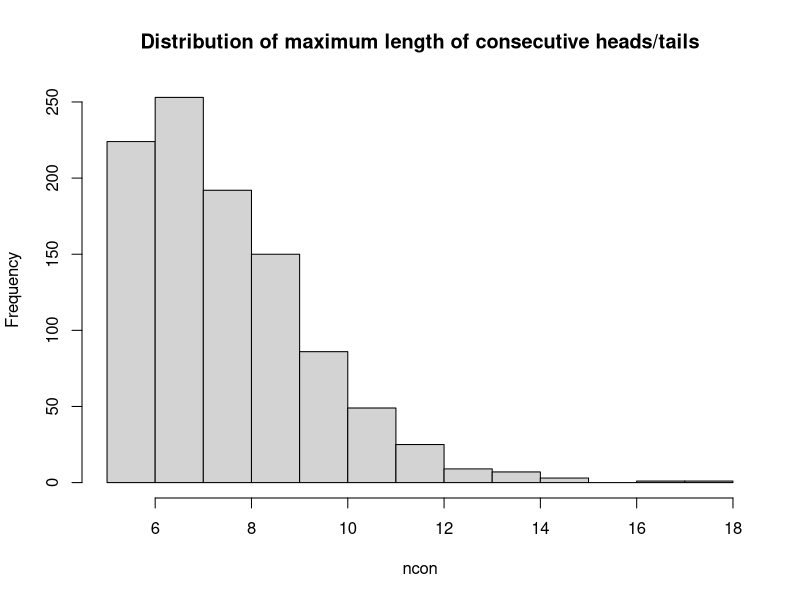

Source code (R):
## ---- chunk 1
seq1 <- c('T', 'H', 'H', 'H', 'H', 'T', 'T', 'T', 'T', 'H', 'H', 'H', 'H', 'T', 'H', 'H', 'H', 'H', 'H', 'H',
          'H', 'H', 'T', 'T', 'T', 'H', 'H', 'T', 'T', 'H', 'H', 'H', 'H', 'H', 'T', 'T', 'T', 'T', 'T', 'T', 
          'H', 'H', 'T', 'H', 'H', 'T', 'H', 'H', 'H', 'T', 'T', 'T', 'H', 'T', 'T', 'H', 'H', 'H', 'H', 'T',
          'H', 'T', 'T', 'T', 'H', 'T', 'T', 'T', 'H', 'H', 'T', 'T', 'T', 'T', 'H', 'H', 'H', 'H', 'H', 'H', 
          'T', 'T', 'T', 'H', 'H', 'T', 'T', 'H', 'H', 'H', 'T', 'H', 'H', 'H', 'H', 'H', 'T', 'T', 'T', 'T', 
          'T', 'H', 'T', 'T', 'T', 'H', 'H', 'T', 'T', 'H', 'T', 'T', 'H', 'H', 'T', 'T', 'T', 'H', 'H', 'T', 
          'T', 'T', 'H', 'H', 'T', 'H', 'H', 'T', 'H', 'H', 'T', 'T', 'T', 'T', 'T', 'H', 'H', 'T', 'H', 'H', 
          'H', 'H', 'H', 'H', 'T', 'H', 'T', 'H', 'T', 'T', 'H', 'T', 'H', 'T', 'T', 'H', 'H', 'H', 'T', 'T',
          'H', 'H', 'T', 'H', 'T', 'H', 'H', 'H', 'H', 'H', 'H', 'H', 'H', 'T', 'T', 'H', 'T', 'T', 'H', 'H', 
          'H', 'T', 'H', 'H', 'T', 'T', 'H', 'T', 'T', 'T', 'T', 'T', 'T', 'H', 'H', 'H', 'T', 'H', 'H', 'H')
seq2 <- c('T', 'H', 'T', 'H', 'T', 'T', 'T', 'H', 'T', 'T', 'T', 'T', 'T', 'H', 'T', 'H', 'T', 'T', 'T', 'H', 
          'T', 'T', 'H', 'H', 'H', 'T', 'H', 'H', 'T', 'H', 'T', 'H', 'T', 'H', 'T', 'T', 'T', 'T', 'H', 'H', 
          'T', 'T', 'H', 'H', 'T', 'T', 'H', 'H', 'H', 'T', 'H', 'H', 'H', 'T', 'T', 'H', 'H', 'H', 'T', 'T',
          'T', 'H', 'H', 'H', 'T', 'H', 'H', 'H', 'H', 'T', 'T', 'T', 'H', 'T', 'H', 'T', 'H', 'H', 'H', 'H',
          'T', 'H', 'T', 'T', 'T', 'H', 'H', 'H', 'T', 'H', 'H', 'T', 'H', 'T', 'T', 'T', 'H', 'H', 'T', 'H',
          'H', 'H', 'T', 'H', 'H', 'H', 'H', 'T', 'T', 'H', 'T', 'H', 'H', 'T', 'H', 'H', 'H', 'T', 'T', 'T',
          'H', 'T', 'H', 'H', 'H', 'T', 'H', 'H', 'T', 'T', 'T', 'H', 'H', 'H', 'T', 'T', 'T', 'T', 'H', 'H', 
          'H', 'T', 'H', 'T', 'H', 'H', 'H', 'H', 'T', 'H', 'T', 'T', 'H', 'H', 'T', 'T', 'T', 'T', 'H', 'T', 
          'H', 'T', 'H', 'T', 'T', 'H', 'T', 'H', 'H', 'T', 'T', 'H', 'T', 'T', 'T', 'H', 'T', 'T', 'T', 'T', 
          'H', 'H', 'H', 'H', 'T', 'H', 'T', 'H', 'H', 'H', 'T', 'T', 'H', 'H', 'H', 'H', 'H', 'T', 'H', 'H')
cat("Sequence #1 ", "H:", sum(seq1 == 'H'), ",", "T:", sum(seq1 == "T"))
cat("Sequence #2 ", "H:", sum(seq2 == 'H'), ",", "T:", sum(seq2 == "T"))
getmaxlen <- function(seq, char){
  lennum <- rep(0, length(seq))
  s <- 1
  for (i in 1:length(lennum)){
    if (i != length(lennum)){
      if (seq[i] != seq[i + 1]){
      lennum[i] <- s
      s <- 1
      }
       else s <- s + 1
    }
    else lennum[i] <- s
  }
  return(max(lennum[which(seq == char)]))
}

cat("Sequence #1: ", "H sequence", getmaxlen(seq1, "H"), ",", "T sequence", getmaxlen(seq1, "T"))
cat("Sequence #2: ", "H sequence", getmaxlen(seq2, "H"), ",", "T sequence", getmaxlen(seq2, "T"))
## ---- chunk 2
nTrails <- 1000
nH <- rep(0, nTrails); nT <- rep(0, nTrails)
ncon <- rep(0, nTrails)
size <- 200
for (i in 1:nTrails){
  seq <- sample(c("H", "T"), size, replace = TRUE, prob = c(0.5, 0.5))
  nH[i] <- sum(seq == "H"); nT[i] <- sum(seq == "T")
  ncon[i] <- max(getmaxlen(seq, "H"), getmaxlen(seq, "T"))
}
cat("Mean of numbers of heads:", mean(nH), ",", "Mean of numbers of tails:", mean(nT))
cat("Mean of maximum length of consecutive heads/tails:", mean(ncon))
cat("Probability that maximum length of consecutive heads/tails is larger than 5:", mean(ncon > 5))
hist(ncon, main = "Distribution of maximum length of consecutive heads/tails")
